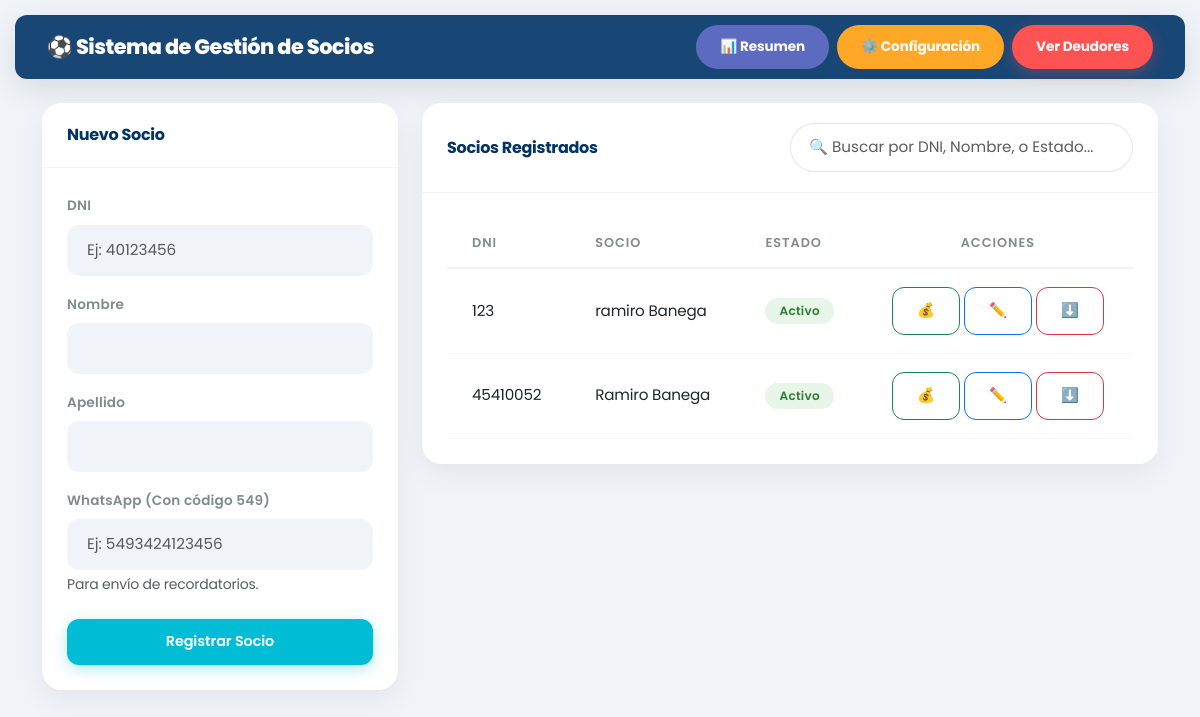
The page / on the database its author committed.
### tables this page shows
CREATE TABLE socios 
                    (id_socio INTEGER PRIMARY KEY AUTOINCREMENT, 
                     dni TEXT UNIQUE, nombre TEXT, apellido TEXT, estado TEXT DEFAULT 'Activo', telefono TEXT DEFAULT '');

### app.py (the view)
@app.route('/')
def index():
    conn = conectar_db()
    socios = conn.execute('SELECT * FROM socios ORDER BY id_socio DESC').fetchall()
    conn.close()
    return render_template('index.html', socios=socios)

### app.py (called while the page is built)
def conectar_db():
    conn = sqlite3.connect('club.db')
    conn.row_factory = sqlite3.Row
    return conn

### templates/index.html (shortened to what this page needs)
<!DOCTYPE html>
<html lang="es">
<head>
    <link href="https://cdn.jsdelivr.net/npm/bootstrap@5.3.0/dist/css/bootstrap.min.css" rel="stylesheet">
    <link rel="stylesheet" href="{{ url_for('static', filename='css/style.css') }}?v=2.0">
</head>
<body class="bg-light">
<nav class="navbar navbar-dark navbar-custom navbar-expand-lg">
    <div class="container-fluid d-flex justify-content-between align-items-center">
        <span class="navbar-brand mb-0 h1">⚽ Sistema de Gestión de Socios</span>
        <div class="d-flex gap-2">
            <a href="/resumen" class="btn btn-info btn-sm fw-bold text-white">📊 Resumen</a>
            <a href="/configuracion" class="btn btn-warning btn-sm fw-bold">⚙️ Configuración</a>
            <a href="/deudores" class="btn btn-danger btn-sm fw-bold">Ver Deudores</a>
        </div>
    </div>
</nav>
<div class="container mt-4">
    <div class="row">
        <div class="col-md-4 mb-4">
            <div class="card shadow-sm">
                <div class="card-header fw-bold">Nuevo Socio</div>
                <div class="card-body">
                    <form action="/agregar" method="POST">
                        <div class="mb-3">
                            <label class="form-label">DNI</label>
                            <input type="text" name="dni" class="form-control" placeholder="Ej: 40123456" required>
                        </div>
                        <div class="mb-3">
                            <label class="form-label">Nombre</label>
                            <input type="text" name="nombre" class="form-control" required>
                        </div>
                        <div class="mb-3">
                            <label class="form-label">Apellido</label>
                            <input type="text" name="apellido" class="form-control" required>
                        </div>
                        <div class="mb-4">
                            <label class="form-label">WhatsApp (Con código 549)</label>
                            <input type="text" name="telefono" class="form-control" placeholder="Ej: 5493424123456">
                            <div class="form-text small text-muted">Para envío de recordatorios.</div>
                        </div>
                        <button type="submit" class="btn btn-primary w-100">Registrar Socio</button>
                    </form>
                </div>
            </div>
        </div>
        <div class="col-md-8">
            <div class="card shadow-sm">
                <div class="card-header fw-bold d-flex justify-content-between align-items-center">
                    <span>Socios Registrados</span>
                    <input type="text" id="buscadorSocios" class="form-control form-control-sm w-50" placeholder="🔍 Buscar por DNI, Nombre, o Estado...">
                </div>
                <div class="card-body p-0 table-responsive">
                    <table class="table table-hover mb-0 align-middle">
                        <thead>
                            <tr>
                                <th>DNI</th>
                                <th>Socio</th>
                                <th>Estado</th>
                                <th class="text-center">Acciones</th>
                            </tr>
                        </thead>
                        <tbody id="tablaSocios">
                            {% for socio in socios %}
                            <tr class="{% if socio.estado == 'Inactivo' %}socio-inactivo{% endif %}">
                                <td>{{ socio.dni }}</td>
                                <td>{{ socio.nombre }} {{ socio.apellido }}</td>
                                <td>
                                    {% if socio.estado == 'Activo' %}
                                        <span class="badge bg-success">Activo</span>
                                    {% else %}
                                        <span class="badge bg-secondary">Inactivo</span>
                                    {% endif %}
                                </td>
                                <td>
                                    <div class="d-flex justify-content-center gap-1">
                                        {% if socio.estado == 'Activo' %}
                                        <a href="/historial/{{ socio.id_socio }}" class="btn btn-sm btn-outline-success" title="Cobrar / Historial">💰</a>
                                        {% endif %}
                                        <button class="btn btn-sm btn-outline-primary" data-bs-toggle="modal" data-bs-target="#modalEditar{{ socio.id_socio }}" title="Editar Datos">✏️</button>
                                        {% if socio.estado == 'Activo' %}
                                            <a href="/cambiar_estado/{{ socio.id_socio }}" class="btn btn-sm btn-outline-danger" title="Dar de Baja" onclick="return confirm('¿Dar de baja a este socio?');">⬇️</a>
                                        {% else %}
                                            <a href="/cambiar_estado/{{ socio.id_socio }}" class="btn btn-sm btn-outline-info" title="Dar de Alta" onclick="return confirm('¿Volver a activar a este socio?');">⬆️</a>
                                        {% endif %}
                                    </div>
                                </td>
                            </tr>
                            {% else %}
                            <tr>
                                <td colspan="4" class="text-center py-4 text-muted">No hay socios registrados aún.</td>
                            </tr>
                            {% endfor %}
                        </tbody>
                    </table>
                </div>
            </div>
        </div>
    </div>
</div>
</body>
</html>

### static/css/style.css (style rules this page uses)
:root { --bg-main: #f0f4f8; --primary: #003366; --primary-light: #004a99; --accent: #00bcd4; --accent-dark: #0097a7; --text-main: #2c3e50; --text-muted: #7f8c8d; --shadow-soft: 0 10px 30px rgba(0,0,0,0.06); --transition: all 0.3s cubic-bezier(0.25, 0.8, 0.25, 1); --radius-lg: 20px; --radius-md: 12px; }
body { font-family: 'Poppins', sans-serif; background-color: var(--bg-main) !important; color: var(--text-main); overflow-x: hidden; letter-spacing: -0.2px; }
.bg-light { background-color: var(--bg-main) !important; }
.navbar-custom { background: rgba(0, 51, 102, 0.9) !important; backdrop-filter: blur(10px) saturate(180%); -webkit-backdrop-filter: blur(10px) saturate(180%); box-shadow: 0 10px 30px rgba(0,0,0,0.1) !important; border-radius: var(--radius-md); margin: 15px; padding: 10px 20px !important; transition: var(--transition); }
.navbar-brand { font-weight: 800; font-size: 1.3rem; letter-spacing: -0.5px; color: #ffffff !important; }
.navbar .btn { border-radius: 50px !important; font-weight: 600; text-transform: none; font-size: 0.85rem; }
.card { border: none !important; border-radius: var(--radius-lg) !important; background: #ffffff; box-shadow: var(--shadow-soft) !important; transition: var(--transition); margin-bottom: 20px; overflow: hidden; }
.card-header { background-color: #ffffff !important; border-bottom: 1px solid rgba(0,0,0,0.05) !important; padding: 20px 25px !important; font-weight: 700; font-size: 1rem; color: var(--primary) !important; letter-spacing: -0.3px; text-transform: none !important; }
.card-body { padding: 25px !important; }
.table { --bs-table-bg: transparent; --bs-table-hover-bg: rgba(0, 188, 212, 0.05); margin-bottom: 0; }
.table thead th { background-color: #ffffff !important; color: var(--text-muted) !important; font-weight: 600; font-size: 0.8rem; text-transform: uppercase; letter-spacing: 1px; padding: 15px 25px !important; border-bottom: 2px solid rgba(0,0,0,0.05) !important; }
.table tbody tr { transition: var(--transition); }
.table tbody td { padding: 18px 25px !important; font-size: 0.95rem; border-bottom: 1px solid rgba(0,0,0,0.03) !important; }
.btn { border-radius: var(--radius-md) !important; font-weight: 600; font-size: 0.9rem; padding: 12px 24px !important; transition: var(--transition); border: none !important; letter-spacing: -0.1px; }
.btn-primary { background-color: var(--accent) !important; color: #ffffff !important; box-shadow: 0 4px 15px rgba(0, 188, 212, 0.3) !important; }
.btn-danger { background-color: #ff5252 !important; box-shadow: 0 4px 15px rgba(255, 82, 82, 0.3) !important; }
.btn-info { background-color: #5c6bc0 !important; color: #ffffff !important; }
.btn-warning { background-color: #ffa726 !important; color: #ffffff !important; }
.btn-outline-success, .btn-outline-primary, .btn-outline-danger, .btn-outline-secondary { border: 1.5px solid currentColor !important; background: transparent !important; }
.form-control, .form-select { border-radius: var(--radius-md) !important; border: 2px solid var(--bg-main) !important; padding: 12px 18px !important; background-color: var(--bg-main) !important; transition: var(--transition); font-size: 0.95rem; }
.form-label { font-weight: 600; color: var(--text-muted); font-size: 0.85rem; margin-bottom: 8px; letter-spacing: 0.2px; }
.badge { border-radius: 50px !important; padding: 7px 14px !important; font-weight: 600; font-size: 0.75rem; letter-spacing: 0.3px; }
.badge.bg-success { background-color: #e8f5e9 !important; color: #2e7d32 !important; }
#buscadorSocios { border-radius: 50px !important; background-color: #ffffff !important; border: 1px solid rgba(0,0,0,0.1) !important; }

### rows shown on the page
socios: dni "123", nombre "ramiro", apellido "Banega", estado "Activo"
socios: dni "45410052", nombre "Ramiro", apellido "Banega", estado "Activo"
